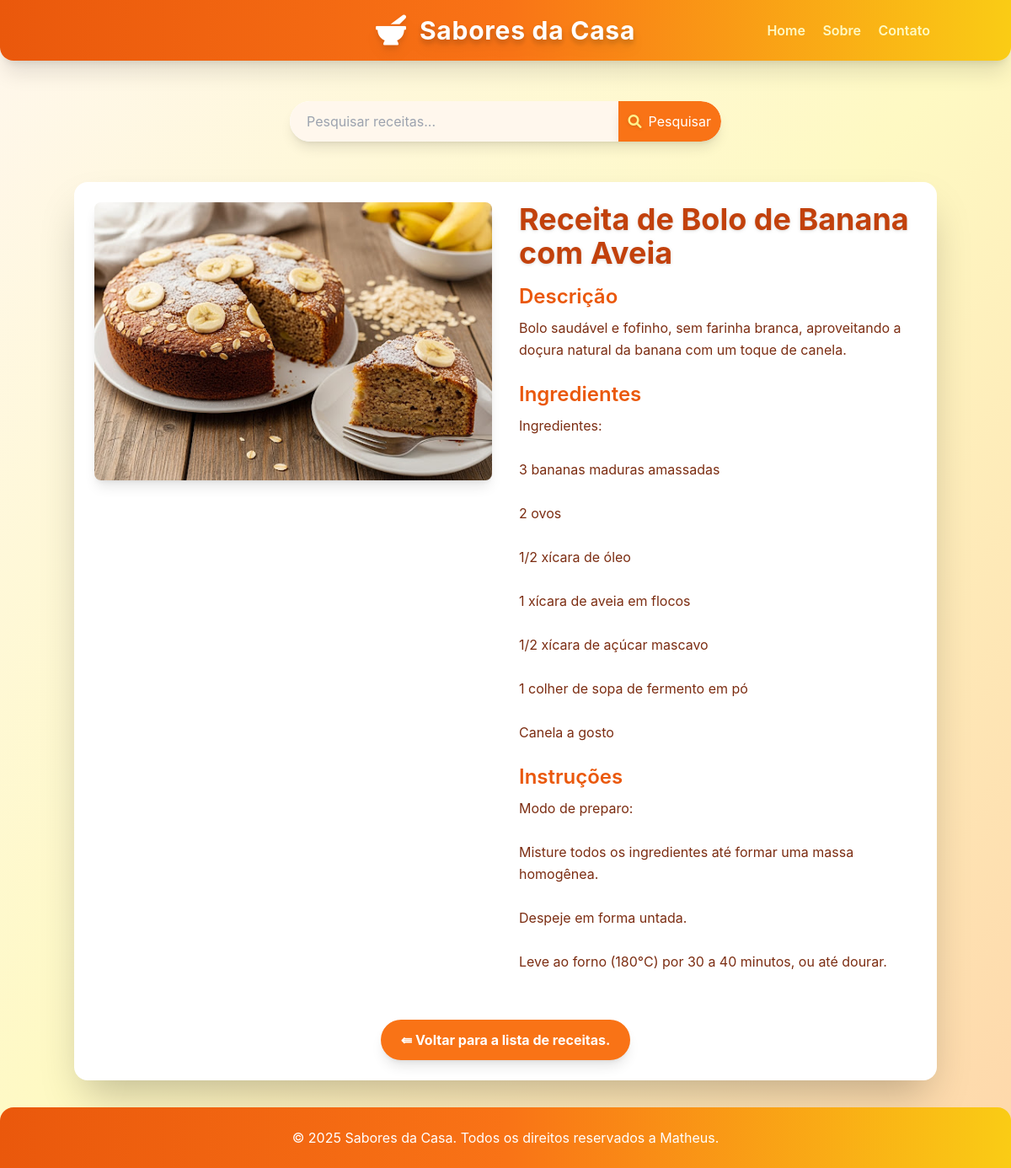
The app's page /receitas/receita/5/, older data.
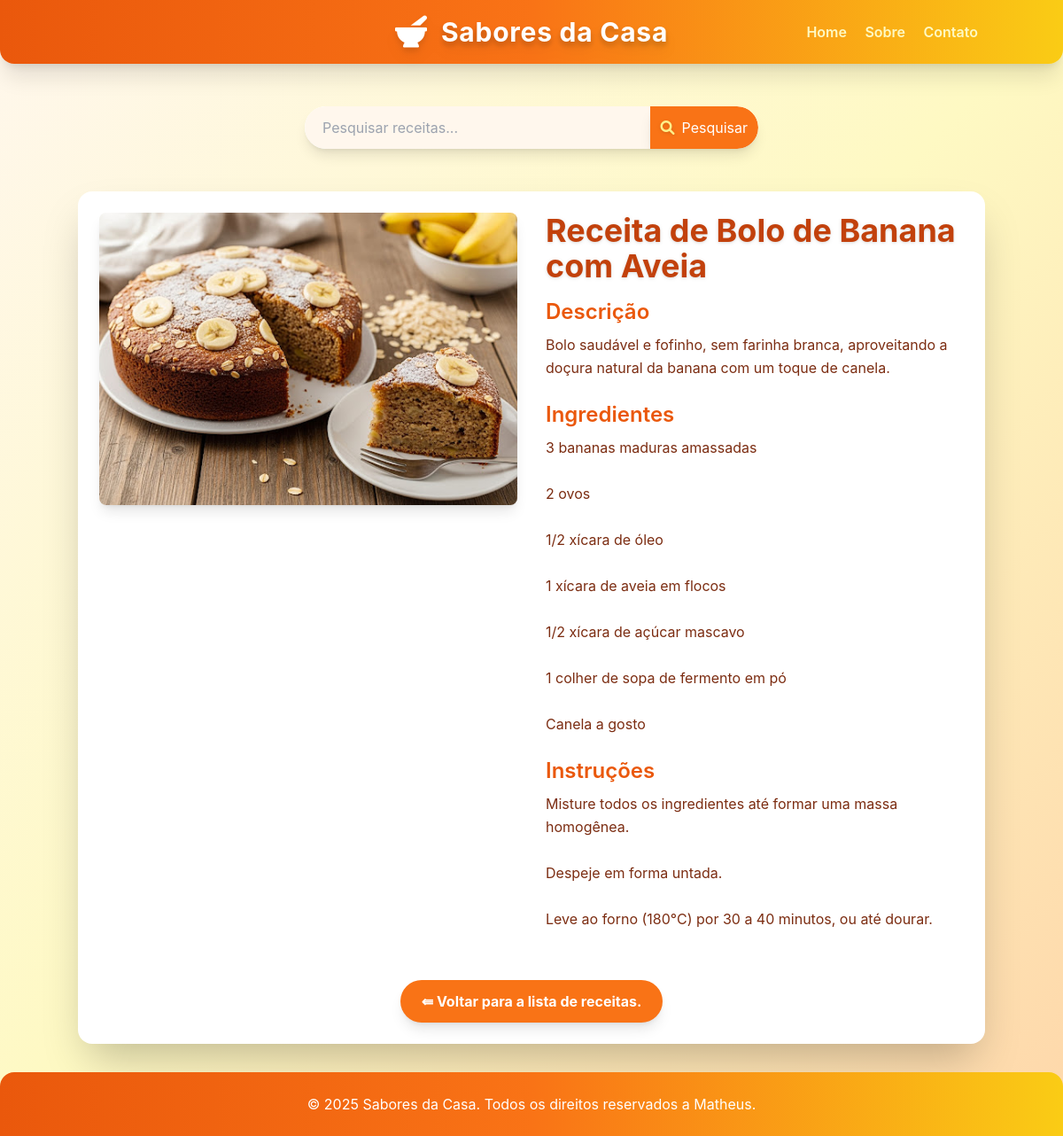
The same page, newer data.
### receitas/models.py (models this page shows, shortened)
class Receita(models.Model):
    CATEGORIAS = [
        ("doces", "Doces"),
        ("salgadas", "Salgadas"),
        ("bebidas", "Bebidas"),
    ]
    title = models.CharField(max_length=200)
    description = models.TextField()
    ingredients = models.TextField()
    instructions = models.TextField()
    categoria = models.CharField(max_length=20, choices=CATEGORIAS, default="doces")
    image = models.ImageField(upload_to="receitas/images/", null=True, blank=True)
    created_at = models.DateTimeField(auto_now_add=True)
    updated_at = models.DateTimeField(auto_now=True)
    class Meta:
        verbose_name = "Receita"
        verbose_name_plural = "Receitas"
        ordering = ["-created_at"]

### receitas/views.py (the view)
# urls.py: path('receita/<int:id>/', views.receita_detail, name='receita_detail'),
def receita_detail(request, id):
    receita = get_object_or_404(Receita, pk=id)
    return render(request, "receitas/receita_detail.html", {"receita": receita})

### receitas/templates/receitas/receita_detail.html (shortened to what this page needs)
{% extends "receitas/base.html" %}
{% block content %}
<div class="flex flex-col md:flex-row gap-8">
    {% if receita.image %}
    <div class="md:w-1/2">
        <img src="{{ receita.image.url }}" alt="[Imagem da {{ receita.title }}]"
            class="w-full h-auto object-cover rounded-lg shadow-lg transition-shadow duration-300">
    </div>
    {% endif %}
    <div class="md:w-1/2">
        <h2 class="text-4xl font-bold text-orange-700 mb-4 drop-shadow">{{ receita.title }}</h2>
        <h3 class="text-2xl font-semibold text-orange-600 mb-2">Descrição</h3>
        <p class="text-orange-900 mb-6 leading-relaxed">{{ receita.description }}</p>
        <h3 class="text-2xl font-semibold text-orange-600 mb-2">Ingredientes</h3>
        <p class="text-orange-900 mb-6 leading-relaxed whitespace-pre-wrap">{{ receita.ingredients }}</p>
        <h3 class="text-2xl font-semibold text-orange-600 mb-2">Instruções</h3>
        <p class="text-orange-900 mb-6 leading-relaxed whitespace-pre-wrap">{{ receita.instructions }}</p>
    </div>
</div>
<div class="mt-8 text-center">
    <a href="{% url 'home' %}"
        class="inline-block bg-orange-500 hover:bg-orange-600 text-white font-bold py-3 px-6 rounded-full transition duration-300 ease-in-out shadow-lg">
        &lAarr; Voltar para a lista de receitas.
    </a>
</div>
{% endblock %}

Row changes from the older to the newer data that the page shows:
changed Receita "Receita de Bolo de Banana com Aveia": ingredients "Ingredientes: 3 bananas maduras amassadas…" → "3 bananas maduras amassadas 2 ovos 1/2 xícara de óleo 1 xícara de aveia em flocos 1/2 xícara de açúcar mascavo 1 colher de sopa de fermento em pó Canela a gosto"; instructions "Modo de preparo: Misture todos os ingredientes…" → "Misture todos os ingredientes até formar uma massa homogênea. Despeje em forma untada. Leve ao forno (180°C) por 30 a 40 minutos, ou até dourar."
